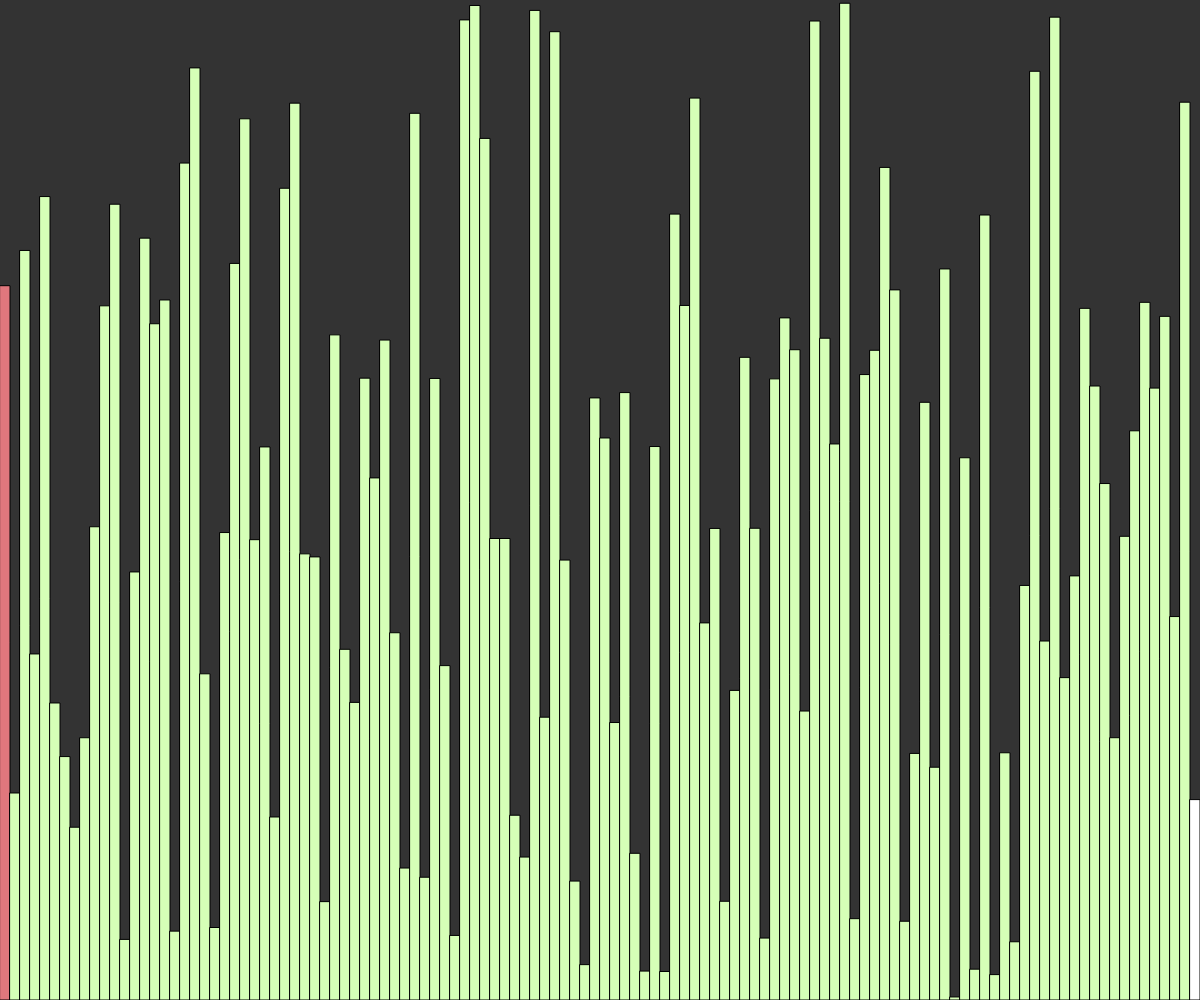
Frame 1 (no input)
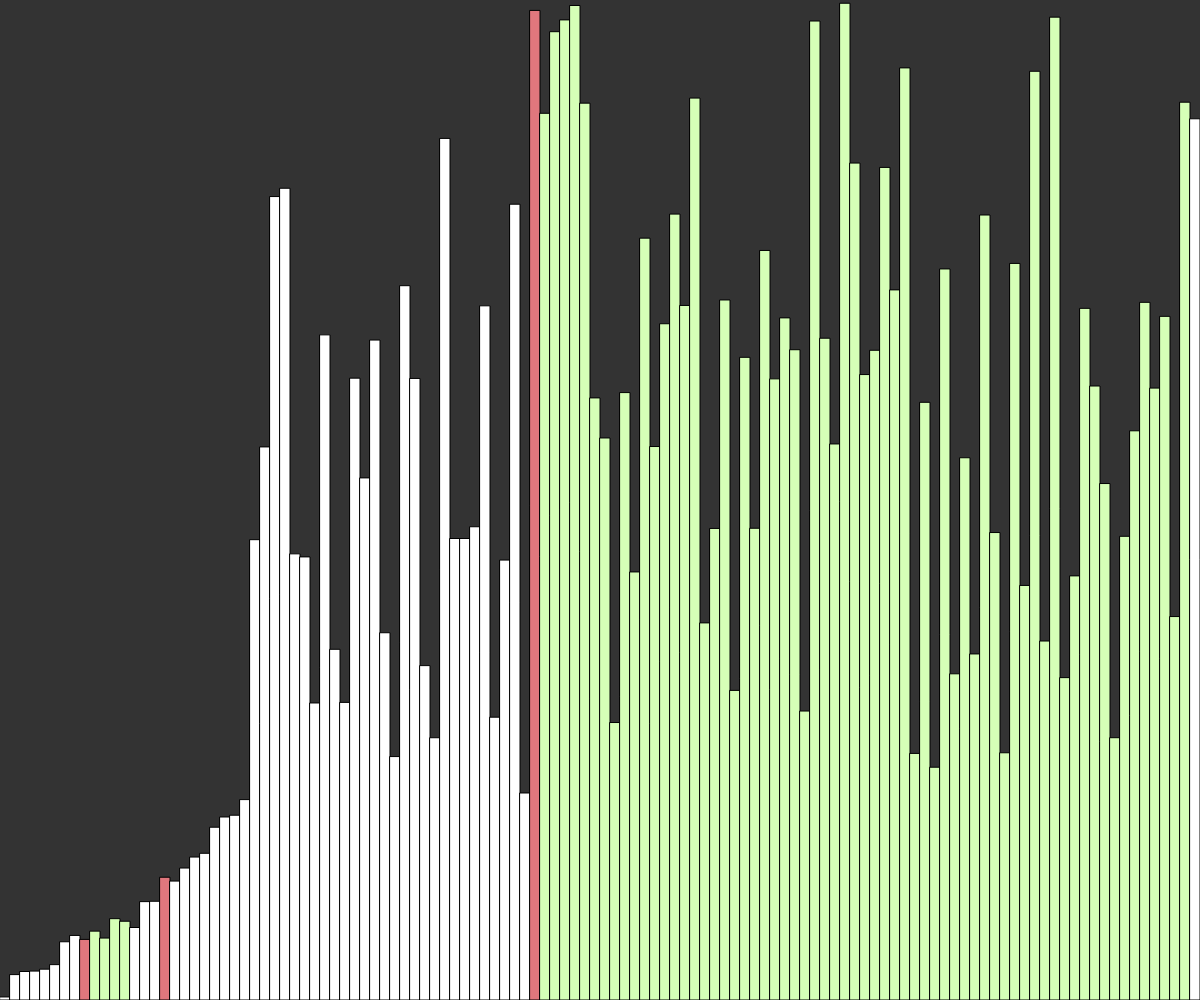
Frame 60 (no input)
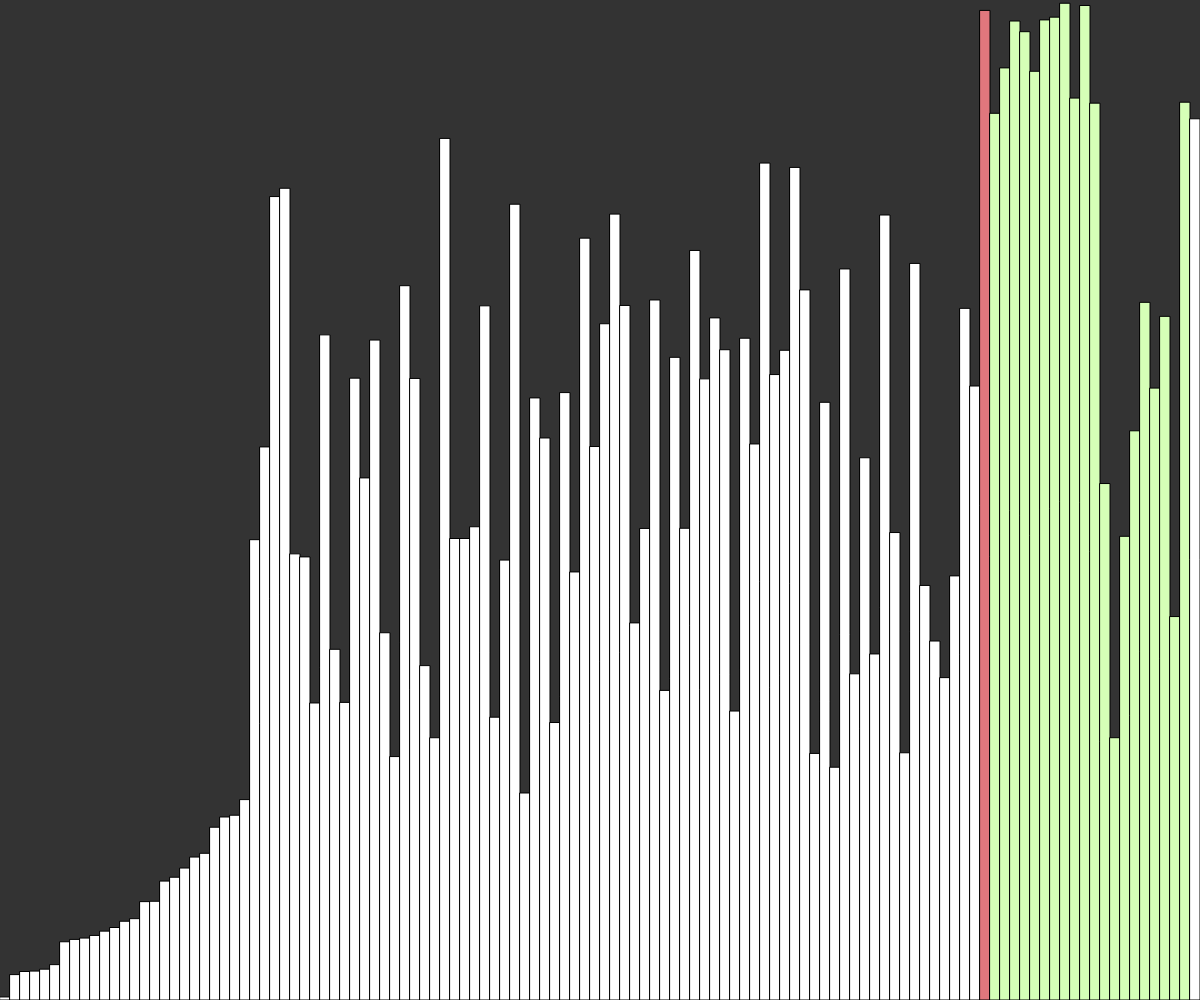
Frame 120 (the mouse pressed at the canvas centre since frame 60)

The p5.js sketch that drew these frames (run headless with seeded random() and noise() and a simulated clock; from frame 60 on, the mouse is pressed at the canvas centre):

// p5.js sketch
// ── sketch.js
let i = 0;
let w = 10;

// for highlighting pivot elements
let states = [];
let INACTIVE = -1;
let ACTIVE = 0;
let GROUP = 1;

function setup() {
  createCanvas(windowWidth, windowHeight);
  values = new Array(floor(width / w));
  states = new Array(floor(width / w));
  for (let i = 0; i < values.length; i++) {
    values[i] = random(height);
    states[i] = INACTIVE;
  }
  //frameRate(5);
  quickSort(values, 0, values.length - 1);
}

async function quickSort(arr, start, end) {
  if (start >= end) {
    return;
  }
  let index = await partition(arr, start, end);
  states[index] = INACTIVE;

  // awaiting both at the same time so the visualization is smoother
  await Promise.all([
    quickSort(arr, start, index - 1),
    quickSort(arr, index + 1, end),
  ]);
}

async function partition(arr, start, end) {
  for (let i = start; i < end; i++) {
    states[i] = GROUP;
  }

  let pivotIndex = start;
  let pivotValue = arr[end];
  states[pivotIndex] = ACTIVE;
  for (let i = pivotIndex; i < end; i++) {
    if (arr[i] < pivotValue) {
      await swap(arr, i, pivotIndex);
      states[pivotIndex] = INACTIVE;
      pivotIndex++;
      states[pivotIndex] = ACTIVE;
    }
  }
  await swap(arr, pivotIndex, end);

  for (let i = start; i < end; i++) {
    if (i != pivotIndex) {
      states[i] = INACTIVE;
    }
  }

  return pivotIndex;
}

function draw() {
  background(51);

  for (let i = 0; i < values.length; i++) {
    stroke(0);
    // noStroke();
    if (states[i] == ACTIVE) {
      fill('#E0777D');
    } else if (states[i] == GROUP) {
      fill('#D6FFB7');
    } else {
      fill(255);
    }
    rect(i * w, height - values[i], w, values[i]);
  }
}

async function swap(arr, a, b) {
  // we delay for the visualization part
  await sleep(25);
  let temp = arr[a];
  arr[a] = arr[b];
  arr[b] = temp;
}

function sleep(ms) {
  return new Promise((resolve) => setTimeout(resolve, ms));
}
